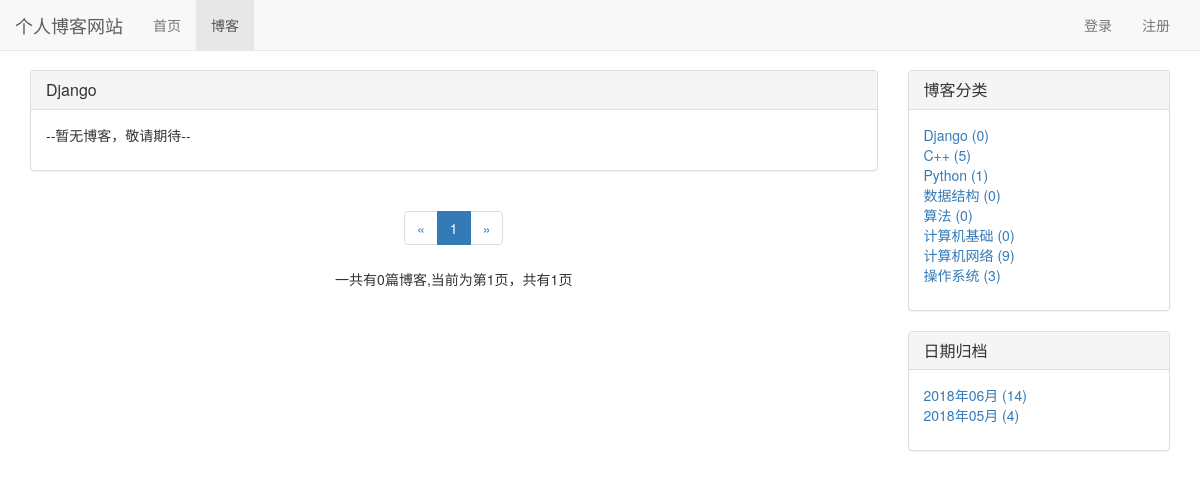
The page /blog/type/1 on the database its author committed.
### blog/models.py (models this page shows, shortened)
class BlogType(models.Model):
    type_name=models.CharField(max_length=20)

### blog/views.py (the view)
# urls.py: path('type/<int:blog_type_pk>',views.blog_with_type,name="blog_with_type"),
def blog_with_type(request,blog_type_pk):
    blog_type=get_object_or_404(BlogType,pk=blog_type_pk)
    blogs_all_list = Blog.objects.filter(blog_type=blog_type)
    context = {}
    context = blog_base(request,blogs_all_list)
    context['blog_type'] = blog_type
    return render(request,'blog/blog_with_type.html', context)

### user/context_processors.py (called while the page is built)
def login_model_form(request):
    return {'login_model_form': LoginForm()}

### templates/blog/blog_with_type.html (shortened to what this page needs)
{% extends 'base.html' %}
{% block nav_blog_active %}
    active
{% endblock %}
{% block content %}
    <div class="container">
        <link rel="stylesheet" href="/static/blog.css">
        <div class="row">
            <div class="col-xs-12 col-sm-8 col-md-9 col-lg-9">
                 <div class="panel panel-default">
                     <div class="panel-heading">
                         <h3 class="panel-title">{{ blog_type.type_name }}</h3>
                     </div>
                     <div class="panel-body">
                         <ul style="list-style-type: none">
                         {% for blog in blogs %}
                             <div class="blog">
                                 <h3><a href="{% url 'blog_detail' blog.pk %}">{{ blog.title }}</a></h3>
                                 <p class="blog-info">
                                     <span class="glyphicon glyphicon-user"></span>:{{ blog.author }}&nbsp&nbsp
                                     <span class="glyphicon glyphicon-tag"></span>:{{ blog.blog_type.type_name }}&nbsp&nbsp
                                     <span class="glyphicon glyphicon-time"></span>:{{ blog.created_time|date:"Y-m-d H:m:s" }}&nbsp&nbsp
                                    阅读({{ blog.get_read_num }})
                                 </p>
                                 <p>{{ blog.content|truncatechars:120 }}</p>
                             </div>
                             {% empty %}
                             <p>--暂无博客，敬请期待--</p>
                        {% endfor %}
                        </ul>
                     </div>
                 </div>
                <div class="page">
                    <ul class="pagination">
                        <li>
                            {% if page_of_blogs.has_previous %}
                                    <a href="?page={{ page_of_blogs.previous_page_number }}" aria-label="Previous">
                                        <span aria-hidden="true">&laquo;</span></a>
                            {% else %}
                                <span aria-hidden="true">&laquo;</span>
                            {%  endif %}
                        </li>
                        {% for page_num in page_range %}
                            {% if page_num == page_of_blogs.number %}
                                <li class="active"><span>{{ page_num }}</span></li>
                            {% else %}
                                {% if page_num == '...' %}
                                    <li><span>{{ page_num }}</span></li>
                                {% else %}
                                    <li><a href="?page={{ page_num }}">{{ page_num }}</a></li>
                                {% endif %}
                            {% endif %}
                        {% endfor %}
                        <li>
                            {% if page_of_blogs.has_next %}
                                <a href="?page={{ page_of_blogs.next_page_number }}" aria-label="Next">
                                    <span aria-hidden="true">&raquo;</span></a>
                            {% else %}
                                <span aria-hidden="true">&raquo;</span>
                            {%  endif %}
                        </li>
                    </ul>
                    <p>一共有{{ page_of_blogs.paginator.count }}篇博客,当前为第{{ page_of_blogs.number }}页，共有{{ page_of_blogs.paginator.num_pages }}页</p>
                </div>
            </div>
            <div class="hidden-xs col-sm-4 col-md-3 col-lg-3">
                <div class="panel panel-default">
                    <div class="panel-heading">
                        <h3 class="panel-title">博客分类</h3>
                    </div>
                    <div class="panel-body">
                       <ul class="blog-types">
                        {% for blog_type in blog_types %}
                            <li>
                                <a href="{% url 'blog_with_type' blog_type.pk%}">
                                    {{ blog_type.type_name }} ({{ blog_type.blog_count }})
                                </a>
                            </li>
                            {% empty %}
                                <li>暂无分类</li>
                        {% endfor %}
                       </ul>
                    </div>
                </div>
                <div class="panel panel-default">
                    <div class="panel-heading"><h3 class="panel-title">日期归档</h3></div>
                    <div class="panel-body">
                       <ul style="list-style-type: none">
                           {% for blog_date,blog_count in blog_dates.items %}
                               <li>
                                   <a href="{% url 'blog_with_date' blog_date.year blog_date.month %}">
                                       {{ blog_date|date:"Y年m月" }} ({{ blog_count }})
                                   </a>
                               </li>
                           {% endfor %}
                       </ul>
                    </div>
                </div>
            </div>
        </div>
    </div>
{% endblock %}

### templates/base.html (shortened to what this page needs)
<!DOCTYPE html>
<html lang="zh-CN">
<head>
    <link rel="stylesheet" href="/static/base.css">
    <link rel="stylesheet" href="/static/bootstrap-3.3.7/css/bootstrap.min.css">
</head>
<body>
    <div class="navbar navbar-default navbar-fixed-top" role="navigation">
        <div class="container-fluid">
            <div class="navbar-header">
                <a class="navbar-brand" href="{% url 'home' %}">个人博客网站</a>
            </div>
            <div id="navbar-collapse" class="collapse navbar-collapse">
                <ul class="nav navbar-nav">
                    <li class="{% block nav_home_active %}{% endblock %}"><a href="{% url 'home' %}">首页</a></li>
                    <li class="{% block nav_blog_active %}{% endblock %}"><a href="{% url 'blog_list' %}">博客</a></li>
                </ul>
                <ul class="nav navbar-nav navbar-right">
                    {% if not user.is_authenticated %}
                        <li><a href="{% url 'login' %}?from={{ request.get_full_path }}">登录</a></li>
                        <li><a href="{% url 'register' %}?from={{ request.get_full_path }}">注册</a></li>
                    {% endif %}
                </ul>
            </div>
        </div>
    </div>
    {% block content %}{% endblock %}
</body>
</html>

### static/base.css (style rules this page uses)
* { margin: 0; padding: 0 }
body { margin-top: 70px!important; }
ul.navbar-right { margin-right: 0; }

### static/blog.css (style rules this page uses)
ul.blog-types { list-style-type: none; }
div.page { text-align: center; }

### rows shown on the page
BlogType: type_name "Django", blog_count "0"
BlogType: type_name "C++", blog_count "5"
BlogType: type_name "Python", blog_count "1"
BlogType: type_name "数据结构", blog_count "0"
BlogType: type_name "算法", blog_count "0"
BlogType: type_name "计算机基础", blog_count "0"
BlogType: type_name "计算机网络", blog_count "9"
BlogType: type_name "操作系统", blog_count "3"

### other values the page prints
{{ page_num }} "1"
{{ page_of_blogs.paginator.count }} "0"
{{ page_of_blogs.number }} "1"
{{ page_of_blogs.paginator.num_pages }} "1"
{{ blog_date|date:"Y年m月" }} "2018年06月" "2018年05月"
{{ blog_count }} "14" "4"
